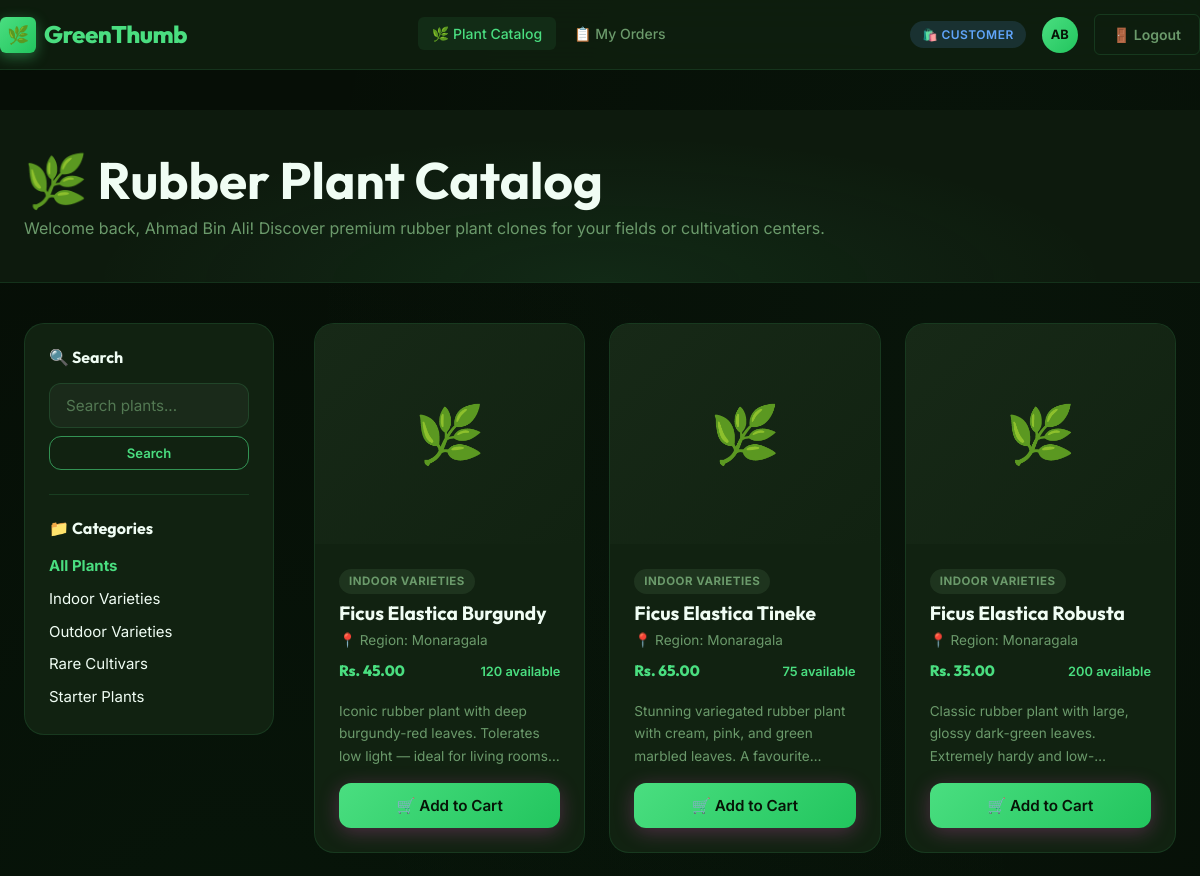
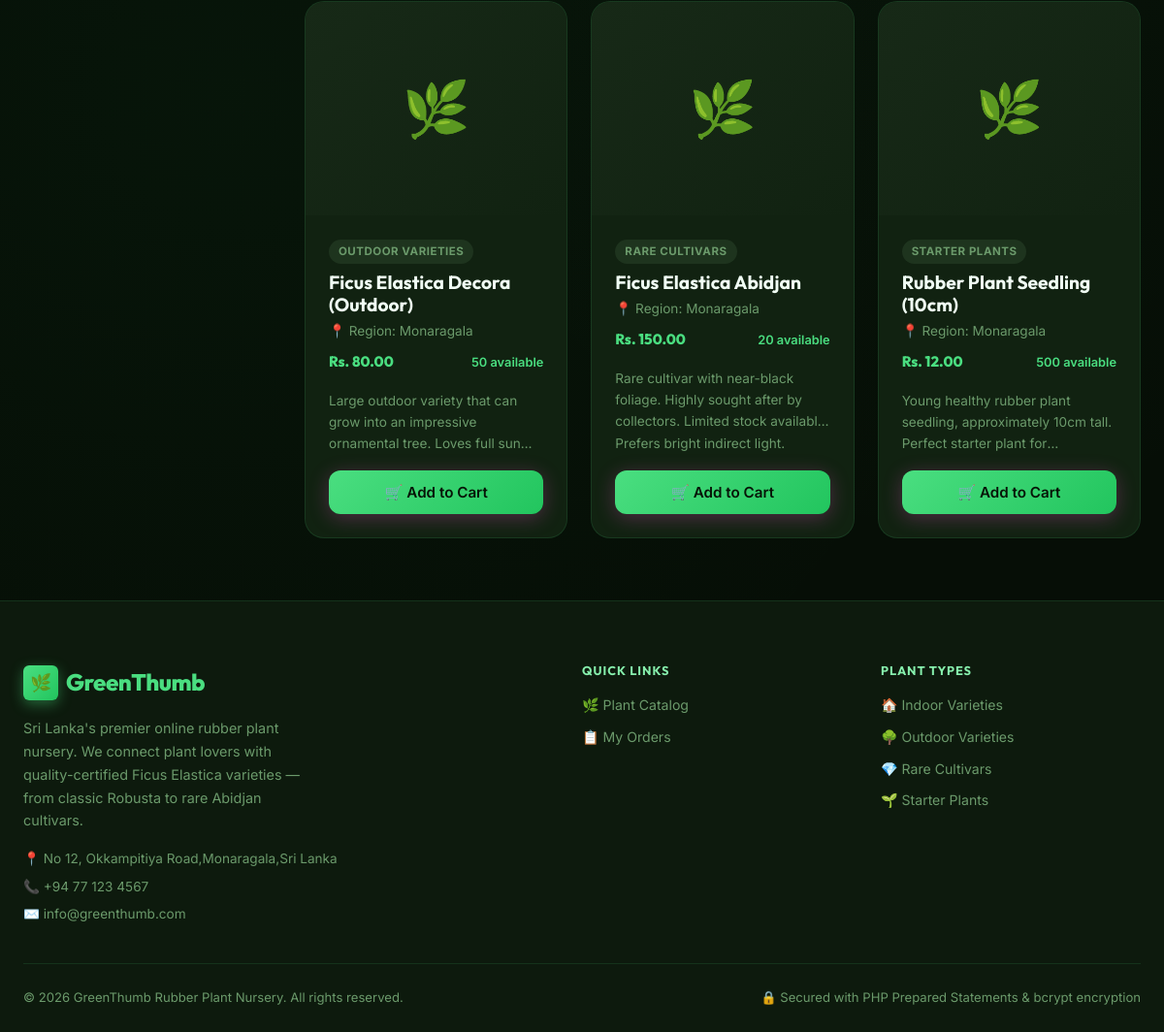
Screenshot of /customer/catalog.php (signed in) with the database file from the repository (2 pictures, top to bottom).
### tables this page shows
CREATE TABLE plant_categories (
    category_id   INT UNSIGNED    NOT NULL AUTO_INCREMENT,

     
    category_name VARCHAR(100)    NOT NULL,

     
    description   TEXT            NULL,

    created_at    TIMESTAMP       NOT NULL DEFAULT CURRENT_TIMESTAMP,

    PRIMARY KEY (category_id),
    UNIQUE KEY uq_category_name (category_name)
);

CREATE TABLE plants (
    plant_id        INT UNSIGNED        NOT NULL AUTO_INCREMENT,

     
    category_id     INT UNSIGNED        NULL,

     
    plant_name      VARCHAR(150)        NOT NULL,

     
    scientific_name VARCHAR(150)        NULL,

     
    description     TEXT                NULL,

     
     
    price_per_unit  DECIMAL(10, 2)      NOT NULL DEFAULT 0.00,

     
    stock_quantity  INT UNSIGNED        NOT NULL DEFAULT 0,

     
    min_order_qty   INT UNSIGNED        NOT NULL DEFAULT 1,

     
    image_filename  VARCHAR(255)        NULL,

     
    is_available    TINYINT(1)          NOT NULL DEFAULT 1,

     
    created_by      INT UNSIGNED        NULL,    
    created_at      TIMESTAMP           NOT NULL DEFAULT CURRENT_TIMESTAMP,
    updated_at      TIMESTAMP           NOT NULL DEFAULT CURRENT_TIMESTAMP
                                                 ON UPDATE CURRENT_TIMESTAMP,

     
     
     
    PRIMARY KEY (plant_id),

     
    CONSTRAINT chk_price_positive   CHECK (price_per_unit >= 0),
    CONSTRAINT chk_stock_positive   CHECK (stock_quantity >= 0),
    CONSTRAINT chk_min_order        CHECK (min_order_qty  >= 1),

     
    INDEX idx_plants_category   (category_id),    
    INDEX idx_plants_available  (is_available),   
    INDEX idx_plants_created_by (created_by),     

     
     
     
    CONSTRAINT fk_plants_category
        FOREIGN KEY (category_id)
        REFERENCES plant_categories (category_id)
        ON UPDATE CASCADE     
        ON DELETE SET NULL,   

    CONSTRAINT fk_plants_created_by
        FOREIGN KEY (created_by)
        REFERENCES users (user_id)
        ON UPDATE CASCADE
        ON DELETE SET NULL    
);

### config/db.php (called while the page is built, shortened)
<?php
try {
    $conn = new mysqli(DB_HOST, DB_USER, DB_PASS, DB_NAME, DB_PORT);
    $conn->set_charset(DB_CHARSET);
} catch (mysqli_sql_exception $e) {
    error_log('[GreenThumb DB Error] Connection failed: ' . $e->getMessage());
    die('
        <div style="
            font-family: Arial, sans-serif;
            max-width: 600px;
            margin: 80px auto;
            padding: 30px;
            border: 1px solid #e74c3c;
            border-radius: 8px;
            background: #fdf0ef;
            color: #c0392b;
            text-align: center;">
            <h2>&#9888; Database Connection Error</h2>
            <p>We are unable to connect to the database right now.</p>
            <p>Please ensure XAMPP MySQL is running and try again.</p>
            <small style="color:#999;">
                Error reference logged. Contact your administrator if this persists.
            </small>
        </div>
    ');
}
function db_query(string $sql, string $types = '', array $params = []): array|int
{
    global $conn;
    $stmt = $conn->prepare($sql);
    if ($types !== '' && count($params) > 0) {
        $stmt->bind_param($types, ...$params);
    }
    $stmt->execute();
    $result = $stmt->get_result();
    if ($result instanceof mysqli_result) {
        $rows = $result->fetch_all(MYSQLI_ASSOC);
        return $rows;
    } else {
        $affected = $stmt->affected_rows;
        $stmt->close();
        return $affected;
    }
}
?>

### customer/catalog.php (the view, shortened to what this page needs)
<?php
require_once __DIR__ . '/../config/db.php';
$customer_name = htmlspecialchars($_SESSION['full_name']);
$category_id = isset($_GET['cat']) ? (int) $_GET['cat'] : 0;
$search_query = isset($_GET['q']) ? trim($_GET['q']) : '';
$sql = "SELECT p.*, c.category_name
        FROM plants p
        LEFT JOIN plant_categories c ON p.category_id = c.category_id
        WHERE p.is_available = 1";
$types = "";
$params = [];
$sql .= " ORDER BY p.created_at DESC";
$plants = db_query($sql, $types, $params);
$categories = db_query("SELECT * FROM plant_categories ORDER BY category_name ASC");
require_once __DIR__ . '/../components/header.php';
?>
<div class="page-hero">
    <div class="container">
        <h1>🌿 Rubber Plant Catalog</h1>
        <p>Welcome back, <?= $customer_name ?>! Discover premium rubber plant clones for your fields or cultivation centers.</p>
    </div>
</div>
<div class="container fade-in">
    <div style="display:grid;grid-template-columns:250px 1fr;gap:var(--space-xl);align-items:start;">
        <aside class="card" style="position: sticky; top: calc(var(--navbar-h) + 20px);">
            <div class="card-body">
                <h3 style="font-size:1rem;margin-bottom:var(--space-md);">🔍 Search</h3>
                <form action="catalog.php" method="GET" style="margin-bottom:var(--space-lg);">
                    <div class="form-group" style="margin-bottom:var(--space-sm);">
                        <input type="text" name="q" class="form-control" placeholder="Search plants..." value="<?= htmlspecialchars($search_query) ?>">
                    </div>
                    <button type="submit" class="btn btn-secondary btn-sm btn-full">Search</button>
                </form>
                <div class="divider"></div>
                <h3 style="font-size:1rem;margin-bottom:var(--space-md);">📁 Categories</h3>
                <ul style="display:flex;flex-direction:column;gap:8px;">
                    <li>
                        <a href="catalog.php<?= $search_query ? '?q='.urlencode($search_query) : '' ?>"
                           style="color: <?= $category_id === 0 ? 'var(--clr-primary)' : 'var(--clr-text-primary)' ?>; font-weight: <?= $category_id === 0 ? '700' : '400' ?>;">
                            All Plants
                        </a>
                    </li>
                    <?php foreach ($categories as $cat): ?>
                    <li>
                        <a href="catalog.php?cat=<?= $cat['category_id'] ?><?= $search_query ? '&q='.urlencode($search_query) : '' ?>"
                           style="color: <?= $category_id === $cat['category_id'] ? 'var(--clr-primary)' : 'var(--clr-text-primary)' ?>; font-weight: <?= $category_id === $cat['category_id'] ? '700' : '400' ?>;">
                            <?= htmlspecialchars($cat['category_name']) ?>
                        </a>
                    </li>
                    <?php endforeach; ?>
                </ul>
            </div>
        </aside>
        <section>
            <?php if (empty($plants)): ?>
                <div class="card" style="text-align:center;padding:var(--space-2xl);">
                    <div style="font-size:4rem;margin-bottom:var(--space-md);">🌵</div>
                    <h2>No plants found</h2>
                    <p>We couldn't find any rubber plants matching your criteria.</p>
                    <a href="catalog.php" class="btn btn-secondary" style="margin-top:var(--space-md);">View All Plants</a>
                </div>
            <?php else: ?>
                <div class="grid-3">
                    <?php foreach ($plants as $plant): ?>
                    <article class="card">
                        <?php
                        $gallery_images = db_query("SELECT image_path FROM plant_images WHERE plant_id = ? ORDER BY id ASC", "i", [$plant['plant_id']]);
                        $has_primary = !empty($plant['image_filename']);
                        if ($has_primary || !empty($gallery_images)):
                            $all_images = [];
                            if ($has_primary) {
                                $all_images[] = 'plants/' . $plant['image_filename'];
                            }
                            foreach ($gallery_images as $g) {
                                $all_images[] = $g['image_path'];
                            }
                            $carousel_id = 'carousel-' . $plant['plant_id'];
                        ?>
                            <div class="carousel-container" id="<?= $carousel_id ?>">
                                <div class="carousel-track">
                                    <?php foreach ($all_images as $idx => $img): ?>
                                        <div class="carousel-slide">
                                            <img src="/Rudder_plant/uploads/<?= htmlspecialchars($img) ?>" alt="<?= htmlspecialchars($plant['plant_name']) ?> - View <?= $idx+1 ?>" class="card-img">
                                        </div>
                                    <?php endforeach; ?>
                                </div>
                                <?php if (count($all_images) > 1): ?>
                                    <button type="button" class="carousel-btn prev" onclick="moveCarousel('<?= $carousel_id ?>', -1)">❮</button>
                                    <button type="button" class="carousel-btn next" onclick="moveCarousel('<?= $carousel_id ?>', 1)">❯</button>
                                    <div class="carousel-indicators">
                                        <?php foreach ($all_images as $idx => $img): ?>
                                            <span class="indicator <?= $idx === 0 ? 'active' : '' ?>"></span>
                                        <?php endforeach; ?>
                                    </div>
                                <?php endif; ?>
                            </div>
                        <?php else: ?>
                            <div class="card-img-placeholder">🌿</div>
                        <?php endif; ?>
                        <div class="card-body" style="display:flex;flex-direction:column;height:calc(100% - 220px);">
                            <div style="margin-bottom:8px;">
                                <span class="badge badge-muted"><?= htmlspecialchars($plant['category_name'] ?? 'Uncategorized') ?></span>
                            </div>
                            <h2 style="font-size:1.2rem;margin-bottom:4px;"><?= htmlspecialchars($plant['plant_name']) ?></h2>
                            <div style="font-size:0.85rem; color:var(--clr-text-muted); margin-bottom:8px;">
                                📍 Region: <?= htmlspecialchars($plant['location'] ?? 'Monaragala') ?>
                            </div>
                            <div class="flex items-center justify-between" style="margin-bottom:16px;">
                                <div class="price-tag">Rs. <?= number_format((float)($plant['price_per_unit'] ?? $plant['price'] ?? 0), 2) ?></div>
                                <div class="stock-indicator <?= $plant['stock_quantity'] > 10 ? 'stock-in' : ($plant['stock_quantity'] > 0 ? 'stock-low' : 'stock-out') ?>">
                                    <?= $plant['stock_quantity'] > 0 ? (int)$plant['stock_quantity'] . ' available' : 'Out of Stock' ?>
                                </div>
                            </div>
                            <p style="font-size:0.85rem;margin-bottom:var(--space-md);flex-grow:1;display:-webkit-box;-webkit-line-clamp:3;-webkit-box-orient:vertical;overflow:hidden;">
                                <?= htmlspecialchars($plant['description'] ?? 'No description available for this rubber plant clone.') ?>
                            </p>
                            <form action="/Rudder_plant/customer/cart.php" method="POST" style="margin-top:auto;">
                                <?php if ($plant['stock_quantity'] > 0): ?>
                                    <button type="submit" class="btn btn-primary btn-full">
                                        🛒 Add to Cart
                                    </button>
                                <?php else: ?>
                                    <button type="button" class="btn btn-secondary btn-full" disabled style="opacity:0.6;cursor:not-allowed;">
                                        Out of Stock
                                    </button>
                                <?php endif; ?>
                            </form>
                        </div>
                    </article>
                    <?php endforeach; ?>
                </div>
            <?php endif; ?>
        </section>
    </div>
</div>
<?php require_once __DIR__ . '/../components/footer.php'; ?>

### rows the page displays
plant_categories: category_name "Indoor Varieties"
plant_categories: category_name "Outdoor Varieties"
plant_categories: category_name "Rare Cultivars"
plant_categories: category_name "Starter Plants"
plants: category.category_name "INDOOR VARIETIES", plant_name "Ficus Elastica Burgundy", location "Monaragala", price_per_unit "45.00", stock_quantity "120", description "Iconic rubber plant with deep burgundy-red leaves. Tolerates low light — ideal for living…", shows "🛒 Add to Cart"
plants: category.category_name "INDOOR VARIETIES", plant_name "Ficus Elastica Tineke", location "Monaragala", price_per_unit "65.00", stock_quantity "75", description "Stunning variegated rubber plant with cream, pink, and green marbled leaves. A…", shows "🛒 Add to Cart"
plants: category.category_name "INDOOR VARIETIES", plant_name "Ficus Elastica Robusta", location "Monaragala", price_per_unit "35.00", stock_quantity "200", description "Classic rubber plant with large, glossy dark-green leaves. Extremely hardy…", shows "🛒 Add to Cart"
plants: category.category_name "OUTDOOR VARIETIES", plant_name "Ficus Elastica Decora (Outdoor)", location "Monaragala", price_per_unit "80.00", stock_quantity "50", description "Large outdoor variety that can grow into an impressive ornamental tree. Loves full…", shows "🛒 Add to Cart"
plants: category.category_name "RARE CULTIVARS", plant_name "Ficus Elastica Abidjan", location "Monaragala", price_per_unit "150.00", stock_quantity "20", description "Rare cultivar with near-black foliage. Highly sought after by collectors. Limited stock available. Prefers bright indirect light.", shows "🛒 Add to Cart"
plants: category.category_name "STARTER PLANTS", plant_name "Rubber Plant Seedling (10cm)", location "Monaragala", price_per_unit "12.00", stock_quantity "500", description "Young healthy rubber plant seedling, approximately 10cm tall. Perfect starter plant…", shows "🛒 Add to Cart"

### other values shown
$user_role "CUSTOMER"
$user_initials "AB"
$customer_name "Ahmad Bin Ali"
